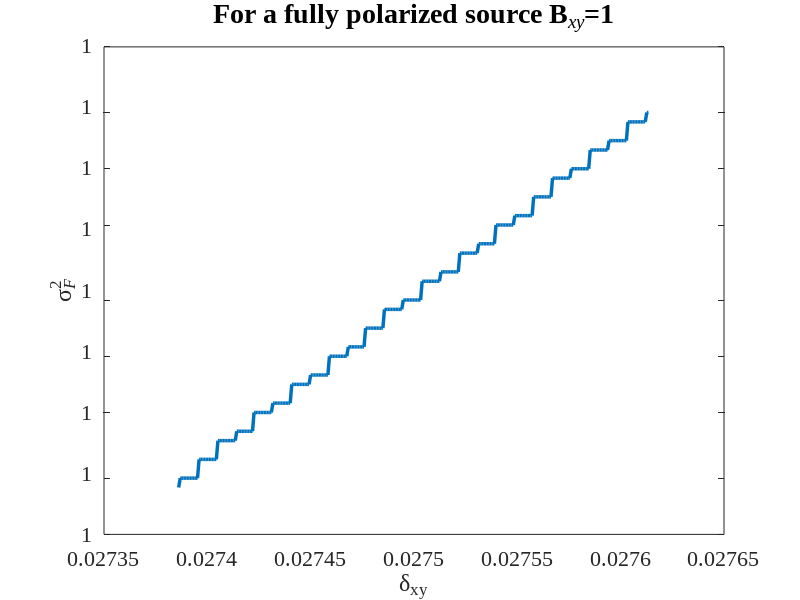

The MATLAB script that drew this image:
clear
clc
%改变Bxy=1 for a fully polarized source
%%
sigma_S=0.01; %the effective beamwidth
delta_xx=0.03;
%delta_yy=0.045;
delta_yy=delta_xx/1.2;
Ax=1;
Ay=1;
Bxy=1; 
%%
%for i=1:5
%%   ??????????????????
T1=(delta_xx^2+delta_yy^2)/2;
min=((delta_xx^2+delta_yy^2)/2)^0.5;
T2=(delta_xx*delta_yy)/Bxy;
max=((delta_xx*delta_yy)/Bxy)^0.5;
%mmax=((delta_xx*delta_yy)/Bxy)^0.5+0.0001;
N=300;
delta_xy=linspace(min,max,N);                                                           
Sintillation_focus=zeros(N);
%delta_xy=min:0.0001:max;
%%
Sintillation_in=((Ax.^2).^2+2.*(Ax.*Ay.*Bxy).^2+(Ay.^2).^2)./((Ax.^2+Ay^2).^2);
%%
omiga_xx=((1/(4*sigma_S^2))+(1/(delta_xx^2)))^(-0.5);
omiga_yy=((1/(4*sigma_S^2))+(1/(delta_yy^2)))^(-0.5);
omiga_xy=((1./(4.*sigma_S.^2))+(1./(delta_xy.^2))).^(-0.5);
Sintillation_focus=((Ax.*omiga_xx).^4+2.*(Ax.^2.*Ay.^2.*Bxy.^2.*omiga_xy.^4)+(Ay.*omiga_yy).^4)./((Ax.^2.*omiga_xx.^2+Ay.^2.*omiga_yy.^2).^2);
P=( 1 - (4.*(Ax.^2.*Ay.^2.*omiga_xx.^2.*omiga_yy.^2  - Ax.^2 .*Ay.^2 .*Bxy.^2 .*omiga_xy.^4  )./(Ax^2.*omiga_xx.^2 + Ay^2.*omiga_yy.^2 ) )   ).^0.5;
%Sintillation_focus=(1/2).*(1+P.^2);
%%
plot(delta_xy,P,'Linewidth',2.5)
hold on
%%
% Ox=[min, max];
% Oy=[Sintillation_in, Sintillation_in];
% plot(Ox,Oy,'Linewidth',2.5,'LineStyle','--');

%Oz=[1,2];
%p1.LineWidth = 1;
%%
% ax = gca();
% ax.YRuler.Exponent = -4; 
% ax.YRuler.TickLabelFormat = '%.3f';
% %
% ax = gca();
% ax.XRuler.Exponent = -2; 
% ax.XRuler.TickLabelFormat = '%.3f';
%hold on
%%
xlabel('\delta_{xy}','Fontsize',20,'Fontname','Times');
ylabel('\sigma_{\itF}^2','Fontsize',20,'Fontname','Times');
set(gca,'fontname','Times New Roman','FontSize',16);
set(gca,'fontname','Times New Roman','FontSize',16);
title('For a fully polarized source B_{\itxy}=1','fontname','Times New Roman','FontSize',20)
%%
%set(gca,'XTick',[min,0.033,0.036,0.039,0.042,0.045,mmax],'fontname','Times New Roman','FontSize',20);
%set(gca,'YTick',[0.5,0.6,0.7,0.8,0.9,1],'fontname','Times New Roman','FontSize',20);
%xlim([min,mmax]),
%ylim([0.5,1])

%set(gca,'xTickLabel',num2str(get(gca,'XTick')'))
%set(gca,'yTickLabel',num2str(get(gca,'YTick')'))
%xtickformat('%.4f')

%ylim([0,1]);
%set(gca,'Linewidth',3,'Fontname','Times','Fontsize',17,'Fontweight','Bold','Ytick',[0,0.5,1],'Color','blue',);

%%
%hold on
%legend('|B_{xy}|=0.4','','|B_{xy}|=0.5','','|B_{xy}|=0.6','','|B_{xy}|=0.7','','|B_{xy}|=0.8','')
